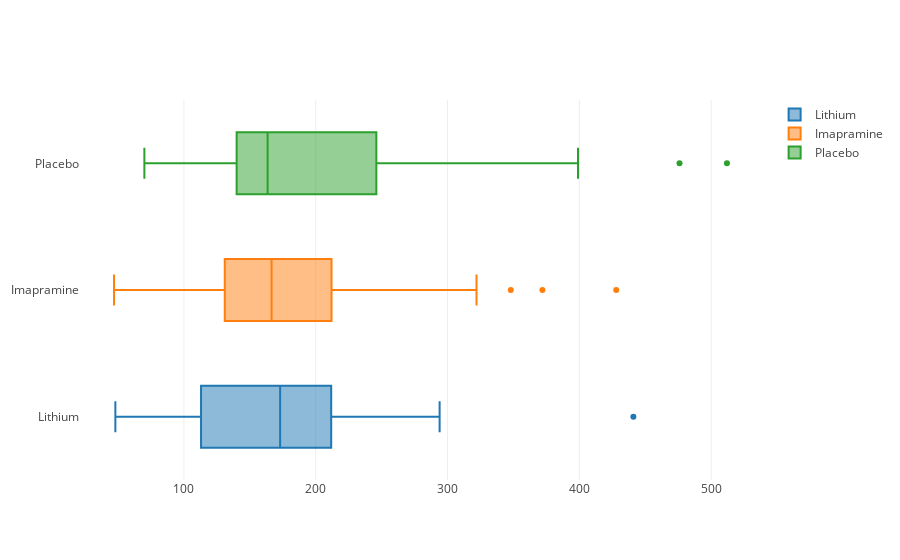

Here is the notebook cell this chart was saved with:
### Markdown cell above
_b) Was the randomization successful in balancing other variables such as AcuteT? Answer by comparing the distributions (boxplots) of AcuteT in the three treatment groups._

### Code cell
tt0 = go.Box(x=depression[depression.Treat == 0].AcuteT, name="Lithium")
tt1 = go.Box(x=depression[depression.Treat == 1].AcuteT, name="Imapramine")
tt2 = go.Box(x=depression[depression.Treat == 2].AcuteT, name="Placebo")


iplot(go.Figure(data=[tt0, tt1, tt2]))

print("The side-by-side boxplots reveal that the distributions of the variable AcuteT within each of the three treatment groups are very similar. All have a median of roughly 170, and no unusual or systematic differences in spread. Thus, the randomization was effective in balancing AcuteT among the three treatment groups.")

### Figure 1 — Plotly figure (JSON) as saved in the notebook; plotly's stock layout.template omitted (floating-point values rounded to 4 significant figures)
{"data": [{"name": "Lithium", "type": "box", "uid": "118f21", "x": [211, 206, 63, 55, 197, 227, 194, 173, 48, 148, 127, 239, 274, 98, 77, 280, 182, 122, 114, 110, 294, 139, 105, 160, 146, 237, 146, 441, 86, 201, 86, 214, 285, 204, 140, 182, 176]}, {"name": "Imapramine", "type": "box", "uid": "5e120a", "x": [176, 191, 165, 129, 428, 256, 168, 47, 95, 234, 322, 141, 147, 348, 130, 90, 159, 115, 214, 224, 147, 138, 196, 372, 131, 105, 140, 175, 195, 130, 209, 72, 148, 212, 168, 305, 154, 203]}, {"name": "Placebo", "type": "box", "uid": "d6e997", "x": [70, 512, 162, 306, 129, 182, 90, 177, 165, 167, 181, 399, 289, 343, 249, 140, 162, 140, 246, 146, 187, 136, 147, 160, 261, 476, 238, 133, 128, 139, 141, 162, 207, 102]}], "layout": {"autosize": true, "xaxis": {"autorange": true, "range": [21.17, 537.8], "type": "linear"}, "yaxis": {"autorange": true, "range": [-0.5, 2.5], "type": "category"}}}
